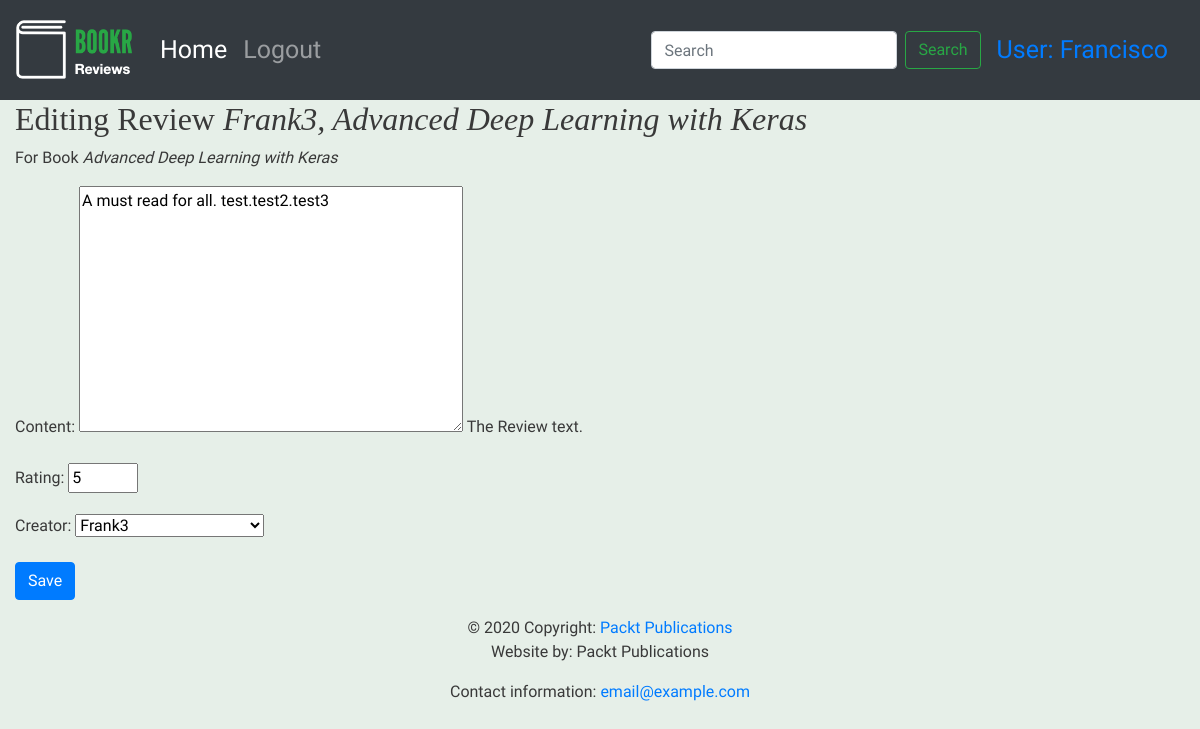
Page /books/1/reviews/1 (signed in) on the committed database.
### reviews/models.py (models this page shows, shortened)
class Review(models.Model):
    content = models.TextField(help_text="The Review text.")
    rating = models.IntegerField(help_text="The rating the reviewer has given.")
    date_created = models.DateTimeField(auto_now_add=True, help_text="The date and the time the review was created.")
    date_edited=models.DateTimeField(auto_now_add=True, help_text="The date and the time the review was last edited")
    creator = models.ForeignKey(auth.get_user_model(), on_delete=models.CASCADE)
    book = models.ForeignKey(Book, on_delete=models.CASCADE, help_text="The Book that this review is for.")
    def __str__(self):
        return f"{self.creator.username}, {self.book.title}"

class Book(models.Model):
    title = models.CharField(max_length=70, help_text="The title of the book.")
    publication_date = models.DateField(verbose_name="Date the book was published.")
    isbn = models.CharField(max_length=20, verbose_name="ISBN umber of the book.")
    publisher = models.ForeignKey(Publisher, on_delete=models.CASCADE)
    contributors = models.ManyToManyField('Contributor', through="BookContributor")
    cover = models.ImageField(upload_to="book_covers/", null=True, blank=True)
    sample = models.FileField(upload_to="book_samples/", null=True, blank=True)

### reviews/views.py (the view)
# urls.py: path('books/<int:book_pk>/reviews/<int:review_pk>', views.review_edit, name='review_edit'),
@login_required
def review_edit(request, book_pk, review_pk=None):
    book = get_object_or_404(Book, pk=book_pk)
    if review_pk is not None:
        review = get_object_or_404(Review, book_id=book_pk, pk=review_pk)
        user = request.user   # Logic to the view that requires that the user be either a staff user or the owner of the review.
        if not user.is_staff and review.creator.id != user.id:
            raise PermissionDenied
    else:
        review = None
    if request.method == "POST":
        form = ReviewForm(request.POST, instance=review)
        if form.is_valid():
            updated_review = form.save(commit=False)
            updated_review.book = book
        if review_pk is None:
            messages.success(request, f"Review for {book.title} was created.")
        else:
            updated_review.date_edited = timezone.now()
            messages.success(request, f"Review for {book.title} was updated.")
            updated_review.save()
        return redirect('book_details', book.pk)
    else:
        form = ReviewForm(instance=review)
    return render(request, "reviews/instance-form.html", {"form": form, "instance": review, "model_type": "Review", "related_model_type": "Book", "related_instance": book})

### reviews/forms.py
class ReviewForm(forms.ModelForm):
    rating = forms.IntegerField(min_value=0, max_value=5)
    class Meta:
        model = Review
        exclude = ("book", "date_edited")

### reviews/templates/reviews/instance-form.html (shortened to what this page needs)
{% extends 'reviews/base.html' %}
{% block content %}
<h2>
    {% if instance %}
        Editing {{ model_type }} <em>{{ instance }}</em>
    {% else %}
        New {{ model_type }}
    {% endif %}
</h2>
{% if related_model_type and related_instance %}
<p>For {{ related_model_type }} <em>{{ related_instance.title }}</em></p>
{% endif %}
    <form method="post" {% if is_file_upload %}enctype="multipart/form-data"{% endif %}>
        {{ form.as_p }}
        <button type="submit" class="btn btn-primary">
            {% if instance %}Save{% else %}Create{% endif %}
        </button>
    </form>
{% endblock %}

### templates/base.html (shortened to what this page needs)
<!doctype html>
{% load static %}
<html lang="en">
  <head>
    <link rel="stylesheet" href="https://stackpath.bootstrapcdn.com/bootstrap/4.4.1/css/bootstrap.min.css">
    <link rel="stylesheet" href="https://cdnjs.cloudflare.com/ajax/libs/font-awesome/4.7.0/css/font-awesome.min.css">
    <link rel="stylesheet" href="{% static 'main.css' %}"/>
  </head>
  <body>
        <nav class="navbar navbar-expand-sm navbar-dark bg-dark sticky-top">
          <a class="navbar-brand" href="/">{% block brand %}<img src="{% static 'logo.png' %}">{% endblock %}</a>
          <div class="collapse navbar-collapse" id="navbarSupportedContent">
            <ul class="navbar-nav mr-auto">
              <li class="nav-item active">
                <a class="nav-link" href="/books/">Home <span class="sr-only">(current)</span></a>
              </li>
              {% if user.is_authenticated %}
                <li class="nav-item">
                  <a class="nav-link" href="/accounts/logout">Logout</a>
                </li>
                {% else %}
                <li class="nav-item">
                  <a class="nav-link" href="/accounts/login">Login</a>
                </li>
              {% endif %}
            </ul>
            <form action="{% url 'book-search' %}" class="form-inline my-2 my-lg-0">
              <input class="form-control mr-sm-2" type="search" placeholder="Search" aria-label="Search" name="search" value="{{ search_text }}" minlength="3">
              <button class="btn btn-outline-success my-2 my-sm-0" type="submit">Search</button>
              {% if user.is_authenticated %}
              <a class="nav-link" href="/accounts/profile/">User: {{ user.first_name }}</a>
              {% endif %}
            </form>
          </div>
        </nav>
        <div class="container-fluid">
        {% block content %}{% endblock %}
        </div>
  <footer class="page-footer font-small blue">
    <div class="footer-copyright text-center py-3">© 2020 Copyright:
      <a href="https://www.packtpub.com"> Packt Publications</a>
      <p>Website by: Packt Publications</p>
      <p>Contact information: <a href="mailto:email@example.com">email@example.com</a></p>
    </div>
  </footer>
  </body>
</html>

### static/main.css (style rules this page uses)
.navbar { min-height: 100px; font-size: 25px; }
.navbar-brand { font-size: 25px; }
body { font-family: 'Source Sans Pro', sans-serif; background-color: #e6efe8; color: #393939; }
h1, h2, h3, h4, h5, h6 { font-family: 'Libre Baskerville', serif; }

### rows in the picture
Review: creator+book "Frank3, Advanced Deep Learning with Keras", content "A must read for all. test.test2.test3", rating "5", creator "Frank3"
Book: title "Advanced Deep Learning with Keras"

### other values in the picture
{{ user.first_name }} "Francisco"
{{ model_type }} "Review"
{{ related_model_type }} "Book"
